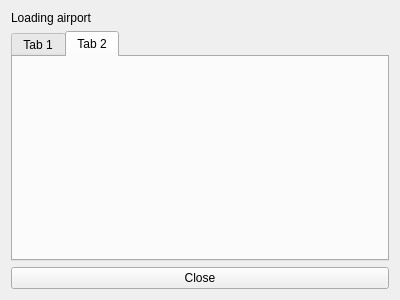
<?xml version="1.0" encoding="UTF-8"?>
<ui version="4.0">
 <class>StatisticWindow</class>
 <widget class="QWidget" name="StatisticWindow">
  <property name="geometry">
   <rect>
    <x>0</x>
    <y>0</y>
    <width>400</width>
    <height>300</height>
   </rect>
  </property>
  <property name="windowTitle">
   <string>Form</string>
  </property>
  <layout class="QGridLayout" name="gridLayout">
   <item row="0" column="0">
    <widget class="QLabel" name="lb_airportsLoad">
     <property name="text">
      <string>Loading airport</string>
     </property>
    </widget>
   </item>
   <item row="1" column="0" colspan="2">
    <widget class="QTabWidget" name="tabWidget">
     <property name="currentIndex">
      <number>1</number>
     </property>
     <widget class="QWidget" name="tab_perMonth">
      <attribute name="title">
       <string>Tab 1</string>
      </attribute>
      <layout class="QGridLayout" name="gridLayout_2">
       <item row="0" column="0">
        <widget class="QComboBox" name="cb_months"/>
       </item>
       <item row="1" column="0">
        <widget class="QCustomPlot" name="widget_loadPerMonth" native="true"/>
       </item>
      </layout>
     </widget>
     <widget class="QWidget" name="tab_perYear">
      <attribute name="title">
       <string>Tab 2</string>
      </attribute>
      <layout class="QGridLayout" name="gridLayout_3">
       <item row="1" column="0">
        <widget class="QCustomPlot" name="widget_loadPerYear" native="true"/>
       </item>
      </layout>
     </widget>
    </widget>
   </item>
   <item row="2" column="0" colspan="2">
    <widget class="QPushButton" name="pb_close">
     <property name="text">
      <string>Close</string>
     </property>
    </widget>
   </item>
  </layout>
 </widget>
 <customwidgets>
  <customwidget>
   <class>QCustomPlot</class>
   <extends>QWidget</extends>
   <header location="global">D:\Netology_CPP7\Cross-platform development on Qt\Airport_Inspector\qcustomplot.h</header>
   <container>1</container>
  </customwidget>
 </customwidgets>
 <resources/>
 <connections/>
</ui>
